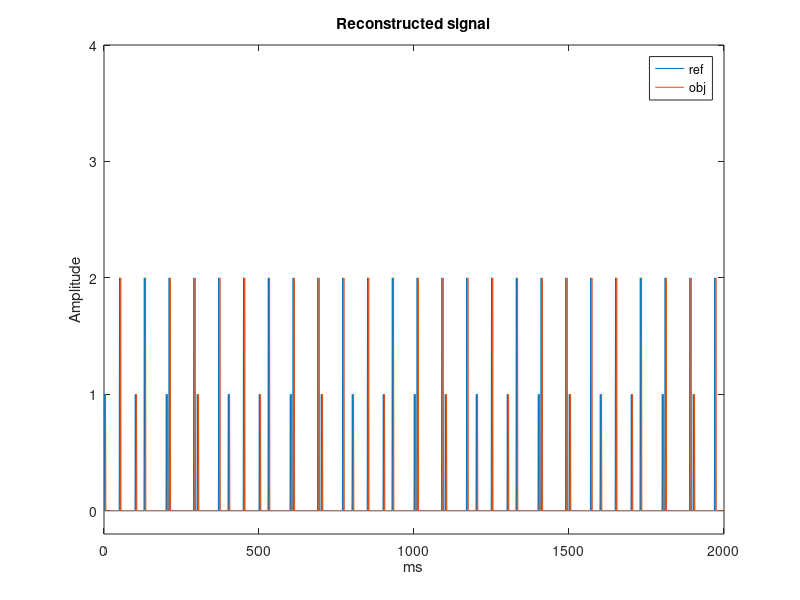
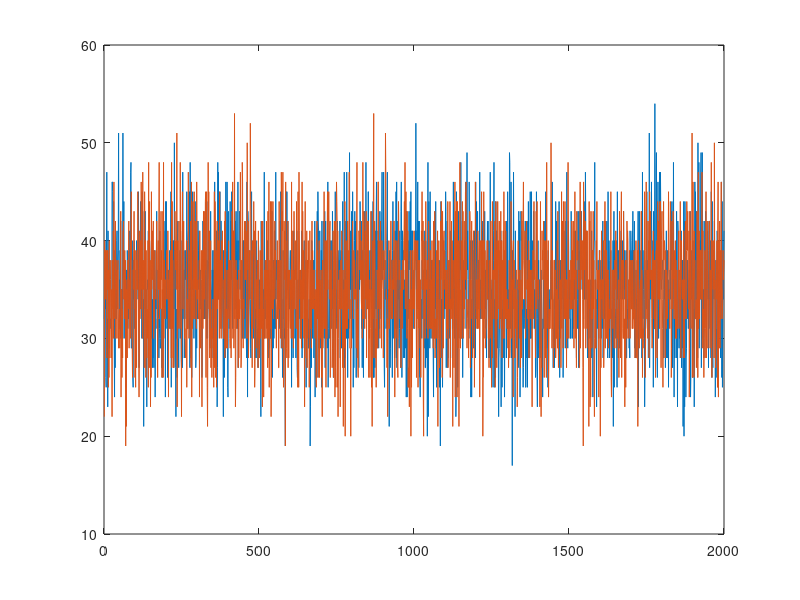
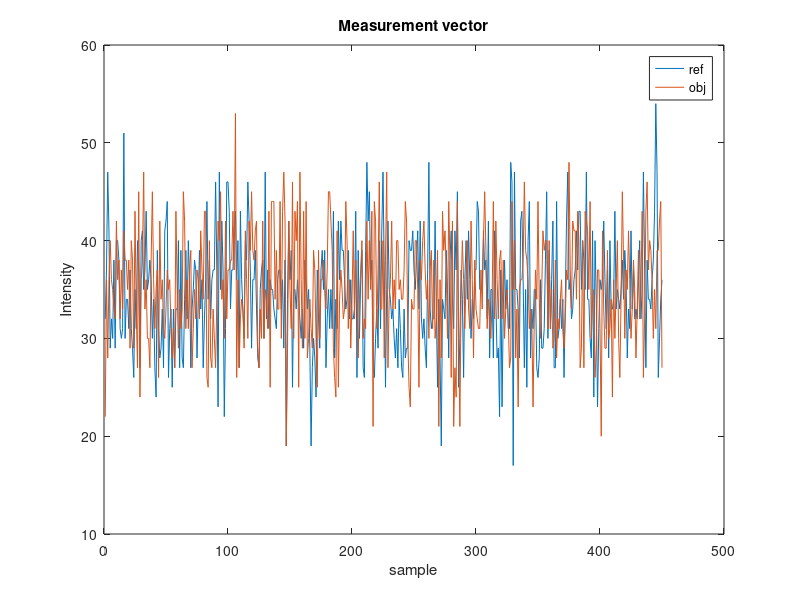

These figures' MATLAB source, in order: (Note: this script raises an error after producing the figures.)
clear all;
close all;
% clc;

f=1000; %kHz = 1Mhz frequency of light wave
f1=1000;
f2=1250;
T=1/f; %duty cycle of light wave
fs=50; % rate of camera sensor
Ts=1/fs; %duty cycle of camera sensor
k= 1; %sparse level per cycles
Nc1 = 100 % number sample per cycles
Nc2 = 80;
M = Nc1 * (f1+f2)/500; % number tranfers - measuments
N = Nc1 * f1/fs; % length of signal

%generate signal reference
refsig1 = zeros(N,1);
ref1= zeros(Nc1,1); % signal tranfers per cycle
ref1(1,1)= 1;

refsig2 = zeros(N,1);
ref2= zeros(Nc2,1); % signal tranfers per cycle
ref2(50,1)= 2;
% time of the light wave flighting from the object to the imaging sensor
shiftime = round(N/M);% plot(refsig);

objsig1 = zeros(N,1);
obj1= zeros(Nc1,1); % signal tranfers per cycle
obj1(1+shiftime: 1+shiftime)= 1;

objsig2 = zeros(N,1);
obj2= zeros(Nc2,1); % signal tranfers per cycle
obj2(50+shiftime: 50+shiftime)= 2;

for i= 1:f1/fs
    refsig1((i-1)*Nc1+1:i*Nc1) = ref1(:,1);
    objsig1((i-1)*Nc1+1:i*Nc1) = obj1(:,1);
end
for i= 1:f2/fs
    refsig2((i-1)*Nc2+1:i*Nc2) = ref2(:,1);
    objsig2((i-1)*Nc2+1:i*Nc2) = obj2(:,1);
end

refsig = refsig1+refsig2;
objsig = objsig1+objsig2;
% for i= 1:N
%     t(i) = (i-1)/((f1+f2)*Nc);
% end

figure(1);
plot(refsig)
% plot(refsig);
hold on
plot(objsig);
ylim([-0.2 4]);
xlabel('ms');
ylabel('Amplitude');
title('Reconstructed signal');
legend('ref','obj')


% generate encode signal
Phi = randi([0 1],N,N);
y=Phi*refsig;
y1=Phi*objsig;
figure(2);
plot(y)
hold on
plot(y1);

for i=1:M
   position(i,1) = (i-1) *shiftime+1;
end

outputref = zeros(M,1);
outputobj = zeros(M,1);

%Making random measurements
A=zeros(M,N);
for i=1 : M
    outputref(i) = y(position(i));
    A(i,:) = Phi(position(i),:);
end
outputobj = A * objsig;


figure(3)
plot(outputref);
hold on
plot(outputobj);
xlabel('sample');
ylabel('Intensity');
title('Measurement vector');
legend('ref','obj')
% 
% % %Adding some measurement noise.
% % SNR=15;
% % outputobj=createNoise(outputobj,SNR);
% % 
% % 
% % %Measurement vector with noise.
% % outputobj = outputobj + e ;
% % figure(4);
% % plot(outputref);
% % hold on
% % plot(outputobj);
% % title(sprintf('Measurement vector with noise at SNR=%d dB', SNR));
% 
% 
cvx_begin
    variable xp_ref(N);
    minimize (norm(xp_ref,1));
    subject to
    A*xp_ref==outputref;
cvx_end
% 

cvx_begin
    variable xp_obj(N);
    minimize (norm(xp_obj,1));
    subject to
    A*xp_obj==outputobj; 

%     norm(A*obj-outputobj,2) <= eps
%     minimize (norm(A*obj-outputobj,2)+0.01*norm(obj,1));
cvx_end
% 
%Compute error recovered
% diff_ref = refsig - xp_ref;
% recovery_error_ref = norm(diff_ref) / norm(refsig);
% fprintf('recovery error: %0.4f\n', recovery_error_ref);
% 
% diff = objsig - xp_obj;
% recovery_error = norm(diff) / norm(objsig);
% fprintf('recovery error: %0.4f\n', recovery_error);
% 
% 
figure(5)
plot(xp_ref)
hold on 
plot(xp_obj)
xlabel('sample');
ylabel('Amplitude');
title('Reconstructed signal');
legend('ref','obj');

t1 = zeros(2,1);
dem=0;
for j = 1: length(xp_ref)
        if(round(xp_ref(j)) == 2)
            t1(2) = (j-1)/(f1*Nc1);
            dem=dem+1;
        end
        if(round(xp_ref(j)) == 1)
            t1(1) = (j-1)/(f2*Nc2);
            dem=dem+1;
        end
        if(dem ==2)
            break;
        end
        
        
        
end

t2 = zeros(2,1);
dem2=0;
for j = 1: length(xp_obj)
        if(round(xp_obj(j)) == 2)
            t2(2) = (j-1)/(f1*Nc1);
            dem2=dem2+1;
        end
        if(round(xp_obj(j)) == 1)
            t2(1) = (j-1)/(f2*Nc2);
            dem2=dem2+1;
        end
        if(dem2 ==2)
            break;
        end        
end

time_delay = t2(1)-t1(1);


LightSpeed = 3*10^8;
Distance = LightSpeed*time_delay*10^-3;
fprintf('Measured Distance = %.2fm\n',Distance)

